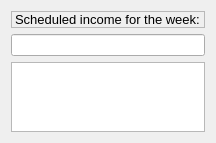
                    <widget class="QWidget" name="tboxPageJobWeek">
                     <property name="geometry">
                      <rect>
                       <x>0</x>
                       <y>0</y>
                       <width>213</width>
                       <height>143</height>
                      </rect>
                     </property>
                     <attribute name="label">
                      <string>Jobs</string>
                     </attribute>
                     <layout class="QVBoxLayout" name="verticalLayout_21">
                      <item>
                       <widget class="QLabel" name="lblCalPriceJobWeek">
                        <property name="font">
                         <font>
                          <pointsize>10</pointsize>
                         </font>
                        </property>
                        <property name="frameShape">
                         <enum>QFrame::StyledPanel</enum>
                        </property>
                        <property name="frameShadow">
                         <enum>QFrame::Raised</enum>
                        </property>
                        <property name="text">
                         <string>Scheduled income for the week:</string>
                        </property>
                        <property name="scaledContents">
                         <bool>true</bool>
                        </property>
                       </widget>
                      </item>
                      <item>
                       <widget class="vmLineEdit" name="txtCalPriceJobWeek">
                        <property name="font">
                         <font>
                          <weight>75</weight>
                          <bold>true</bold>
                         </font>
                        </property>
                        <property name="readOnly">
                         <bool>true</bool>
                        </property>
                       </widget>
                      </item>
                      <item>
                       <widget class="vmListWidget" name="lstCalJobsWeek"/>
                      </item>
                     </layout>
                    </widget>
